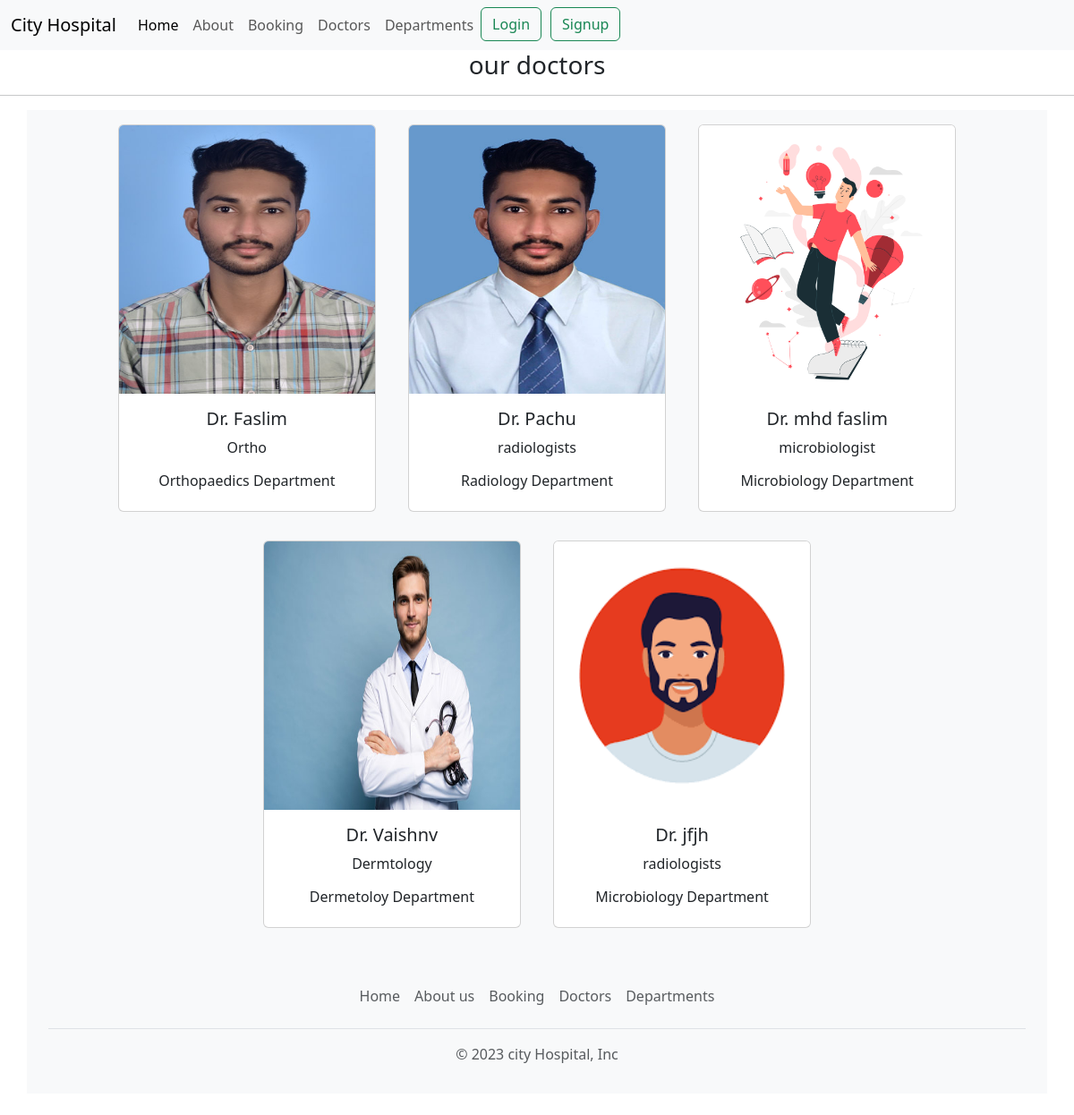
The app's page /doctors/ with its own data.
### home/models.py (models this page shows, shortened)
class Doctors(models.Model):
    doc_name = models.CharField(max_length=255)
    doc_spec =models.CharField(max_length=255)
    dep_name =models.ForeignKey(Departments,on_delete=models.CASCADE)
    doc_image =models.ImageField(upload_to='doctors')

class Departments(models.Model):
    dep_name= models.CharField(max_length=100)
    dep_deccription= models.TextField()
    def __str__(self):
        return self.dep_name

### home/views.py (the view)
# urls.py: path('doctors/',views.doctors,name='doctors'),
def doctors (request):
    dict_docs={
        'doctors':Doctors.objects.all()
    }
    return render(request,'doctors.html',dict_docs)

### home/templates/doctors.html (shortened to what this page needs)
{% extends 'base.html' %}
{% block content %}
<h3 class="text-center ">our doctors</h3>
<hr>
<div class="container text-center bg-light">
  {% for d in doctors %}
  <div class="card text-center mx-3 my-3" style="width: 18rem; display: inline-block;">
    <img src="{{d.doc_image.url}}"  class="card-img-top" height="300px"  alt="...">
    <div class="card-body">
      <h5 class="card-title">Dr. {{d.doc_name}}</h5>
      <p class="card-text">{{d.doc_spec}}</p>
      <h6>{{d.dep_name}} Department</h6>
    </div>
  </div>
  {% endfor %}
  {% endblock %}

### home/templates/base.html (shortened to what this page needs)
<!DOCTYPE html>
{% load static %}
<html>
  <head>
    <link
      href="https://cdn.jsdelivr.net/npm/bootstrap@5.3.0-alpha2/dist/css/bootstrap.min.css"
      rel="stylesheet"
>
  </head>
  <body>
    <nav class="navbar navbar-expand-lg bg-body-tertiary ">
      <div class="container-fluid">
        <a class="navbar-brand" href="#">City Hospital</a>
        <div class="collapse navbar-collapse" id="navbarSupportedContent">
          <ul class="navbar-nav me-auto mb-2 mb-lg-0">
            <li class="nav-item">
              <a class="nav-link active" aria-current="page" href="{% url 'home' %}">Home</a>
            </li>
            <li class="nav-item">
              <a class="nav-link" href="{% url 'about' %}">About</a>
            </li>
            <li class="nav-item">
              <a class="nav-link" href="{% url 'booking' %}">Booking</a>
            </li>
            <li class="nav-item">
              <a class="nav-link" href="{% url 'doctors' %}">Doctors</a>
            </li>
            <li class="nav-item">
              <a class="nav-link" href="{% url 'department' %}">Departments</a>
            </li>
            <div class="d-flex">
              <a href="{% url 'login' %}"><button class="btn
                  btn-outline-success  float-end" type="submit">Login</button></a>
              <a href="{% url 'signup' %}" style="margin-left: 10px;"><button
                  class="btn btn-outline-success float-end" type="submit">Signup</button></a>
            </div>
          </div>
        </div>
      </nav>
      {% block content %} {% endblock %}
      <div class="container ">
        <footer class="py-3 my-4">
          <ul class="nav justify-content-center border-bottom pb-3 mb-3">
            <li class="nav-item li-1"><a href="{% url 'home' %}" class="nav-link
                px-2 text-muted">Home</a></li>
            <li class="nav-item li-1"><a href="{% url 'about' %}"
                class="nav-link px-2 text-muted">About us</a></li>
            <li class="nav-item li-1"><a href="{% url 'booking' %}"
                class="nav-link px-2 text-muted">Booking</a></li>
            <li class="nav-item li-1"><a href="{% url 'doctors' %}"
                class="nav-link px-2 text-muted">Doctors</a></li>
            <li class="nav-item li-1"><a href="{% url 'department' %}"
                class="nav-link px-2 text-muted">Departments</a></li>
          </ul>
          <p class="text-center text-muted li-1">&copy; 2023 city Hospital, Inc</p>
        </footer>
      </div>
    </body>
  </html>

### records on screen
Doctors: doc_image (picture), doc_name "Faslim", doc_spec "Ortho", dep_name "Orthopaedics"
Doctors: doc_image (picture), doc_name "Pachu", doc_spec "radiologists", dep_name "Radiology"
Doctors: doc_image (picture), doc_name "mhd faslim", doc_spec "microbiologist", dep_name "Microbiology"
Doctors: doc_image (picture), doc_name "Vaishnv", doc_spec "Dermtology", dep_name "Dermetoloy"
Doctors: doc_image (placeholder picture), doc_name "jfjh", doc_spec "radiologists", dep_name "Microbiology"
